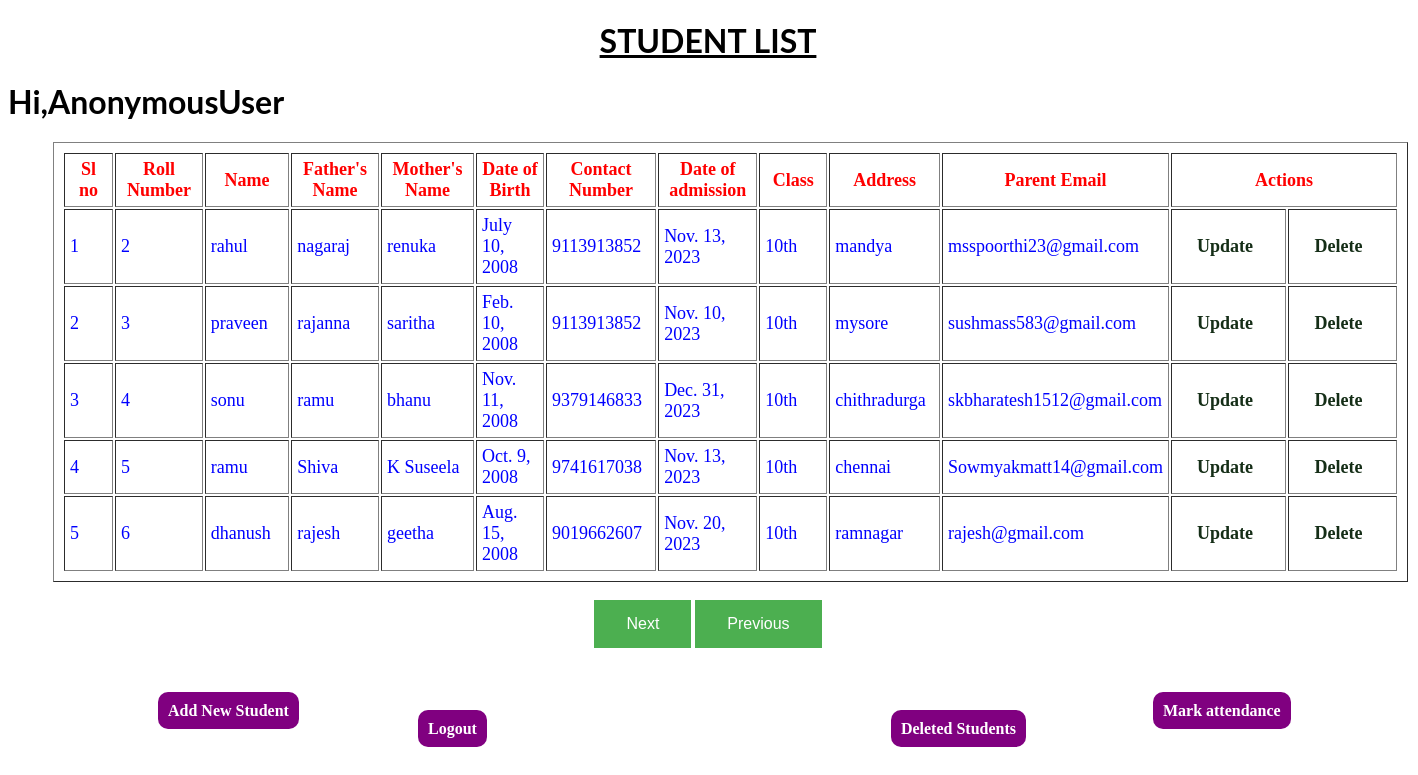
Page /list/ on the committed database.
### app/models.py (models this page shows, shortened)
class Student(models.Model):
    name = models.CharField(verbose_name="Student name", max_length=100)
    father_name = models.CharField(verbose_name="father name", max_length=100)
    mother_name = models.CharField(verbose_name="mother name", max_length=100)
    date_of_birth = models.DateField()
    contact_number = models.CharField(verbose_name="contact no", max_length=15)
    date = models.DateField(verbose_name="date of admission")
    class_name = models.CharField(verbose_name="class", max_length=50)
    address = models.TextField()
    email = models.EmailField(verbose_name="parent email", max_length=100)
    roll_number = models.CharField(verbose_name="roll number", max_length=20, unique=True)
    is_deleted = models.BooleanField(default=False)

### app/views.py (the view)
# urls.py: path('list/',views.student_list,name='student_list'),
def student_list(request):
    students = Student.objects.filter(is_deleted=False)  # Exclude deleted students
    return render(request, "students/student_list.html", {"students": students})

### templates/students/student_list.html (shortened to what this page needs)
<!DOCTYPE html>
{% load static %}
<html lang="en" xmlns="http://www.w3.org/1999/html">
<head>
            <link rel="stylesheet" href="{% static 'css/style.css'%}">
</head>
<body>
<div class="background">
<h1 style="text-align:center;text-decoration-line: underline;">STUDENT LIST</h1>
    <h1 style="text-align:left;">Hi,{{request.user}}</h1>
    <center>
<table class="custom-table" style="background-color: rgba(255, 255, 255, 0.5); " border="1">
    <thead>
    <tr>
        <th>Sl no</th>
        <th>Roll Number</th>
        <th>Name</th>
        <th>Father's Name</th>
        <th>Mother's Name</th>
        <th>Date of Birth</th>
        <th>Contact Number</th>
        <th>Date of admission</th>
        <th>Class </th>
        <th>Address</th>
        <th>Parent Email</th>
        <th colspan="2">Actions</th>
    </tr>
    </thead>
    <tbody>
    {% for student in students %}
    <tr>
        <td>{{ forloop.counter }}</td>
        <td>{{student.roll_number}}</td>
        <td>{{ student.name }}</td>
        <td>{{ student.father_name }}</td>
        <td>{{ student.mother_name }}</td>
        <td>{{ student.date_of_birth }}</td>
        <td>{{ student.contact_number }}</td>
        <td>{{ student.date }}</td>
        <td>{{ student.class_name }}</td>
        <td>{{ student.address }}</td>
        <td>{{ student.email }}</td>
        <td>
            <a href="{% url 'students:student_update' student.id %}">Update</a>
            </td>
        <td>
            <a href="{% url 'students:student_delete' student.id %}">Delete</a>
        </td>
    </tr>
    {% endfor %}
</tbody>
</table>
    </center>
<br>
    <center>
<button id="next" type="button"  name="button">Next</button>
<button id="prev" type="button"  name="button">Previous</button>
    </center>
<br>
<br>
    <br>
<a style="margin-left:150px;" href="{% url 'students:student_create' %}" id="button1" >Add New Student</a>
        <a style="margin-left:850px;" href="{% url 'students:mark_attendance'%}" id = "button4" >Mark attendance</a>
<a style="margin-left:410px;" href="{% url 'students:logout' %}" id="button2">Logout</a>
    <a style="margin-left:400px;" href="{% url 'students:deleted_students'%}" id = "button3">Deleted Students</a>
    </div>
</body>
</html>

### Static/css/style.css (style rules this page uses)
button { background-color: #4CAF50; border: none; color: white; padding: 15px 32px; text-align: center; text-decoration: none; display: inline-block; font-size: 16px; }
h1 { font-family:Lato, sans-serif; }
a { text-decoration:none; padding: 10px 20px; color:#152e17; font-weight:bold; }
.custom-table { padding: 8px; }
td,th { padding: 5px; width: 150px; font-size: 18px; }

### templates/students/student_list.html (style rules this page uses)
body { width:1400px; height :800px; background-image: url("https://slidescorner.com/wp-content/uploads/2022/08/02-Free-Spring-Floral-Background-1024x576.jpg"); background-size:100% 100%; background-repeat:no-repeat; }
#button1,#button2,#button3,#button4 { background-color: purple; border:collapse; color: white; padding: 10px 10px; text-align: center; text-decoration: none; font-size: 16px; display: inline; border-radius:10px }
td,th { padding: 5px; width: 150px; font-size: 18px; }
th { color:red; }
td { color:blue; }
.custom-table { margin-left:45px; padding: 8px; }

### rows in the picture
Student: roll_number "2", name "rahul", father_name "nagaraj", mother_name "renuka", date_of_birth "July 10, 2008", contact_number "9113913852", date "Nov. 13, 2023", class_name "10th", address "mandya", email "msspoorthi23@gmail.com"
Student: roll_number "3", name "praveen", father_name "rajanna", mother_name "saritha", date_of_birth "Feb. 10, 2008", contact_number "9113913852", date "Nov. 10, 2023", class_name "10th", address "mysore", email "sushmass583@gmail.com"
Student: roll_number "4", name "sonu", father_name "ramu", mother_name "bhanu", date_of_birth "Nov. 11, 2008", contact_number "9379146833", date "Dec. 31, 2023", class_name "10th", address "chithradurga", email "skbharatesh1512@gmail.com"
Student: roll_number "5", name "ramu", father_name "Shiva", mother_name "K Suseela", date_of_birth "Oct. 9, 2008", contact_number "9741617038", date "Nov. 13, 2023", class_name "10th", address "chennai", email "Sowmyakmatt14@gmail.com"
Student: roll_number "6", name "dhanush", father_name "rajesh", mother_name "geetha", date_of_birth "Aug. 15, 2008", contact_number "9019662607", date "Nov. 20, 2023", class_name "10th", address "ramnagar", email "rajesh@gmail.com"

### other values in the picture
{{ request.user }} "AnonymousUser"
